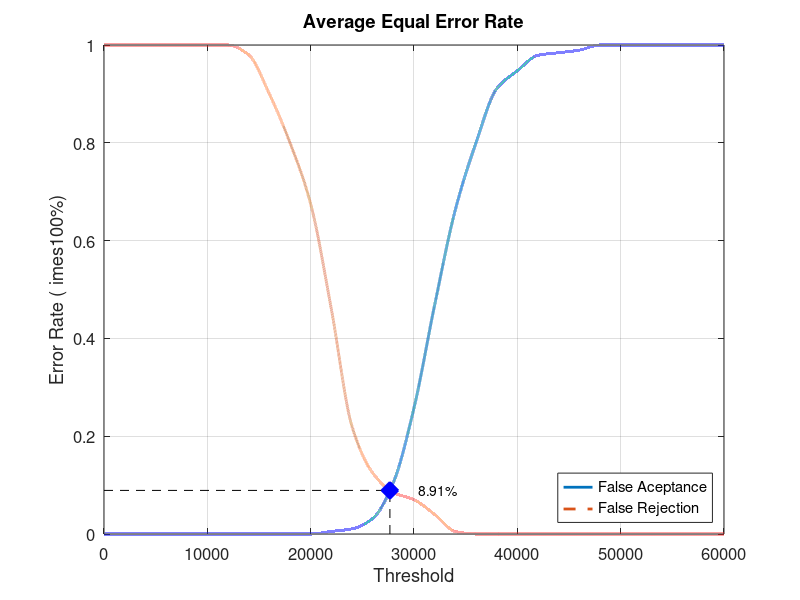
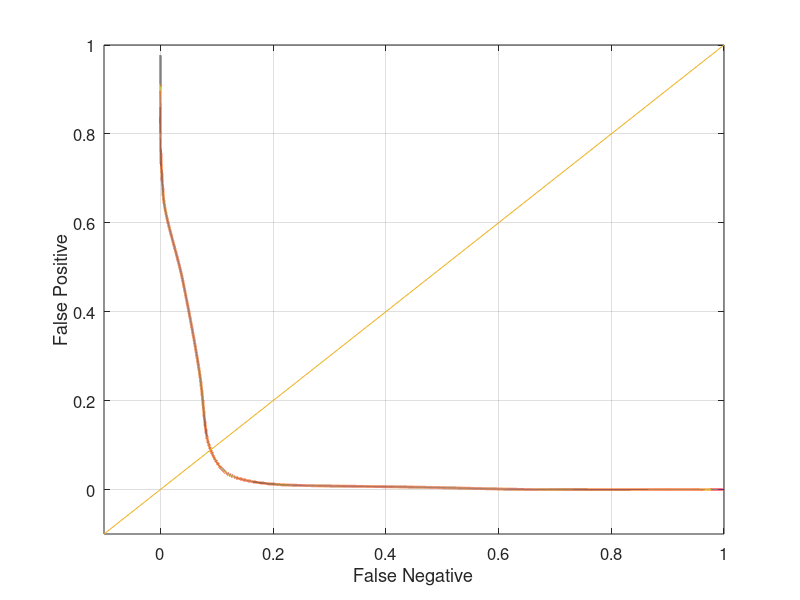

MATLAB code to generate these figures, in order:
close all;
clear;
clc;
x = 0:2000:60000;
xq = 0:0.5:60000;

y0 = [0 0 0 0 0 0 0 0 0 0 0 0.00526316 0.0105263 0.0315789 0.105263 0.257895 0.468421 0.663158 0.8 0.910526 0.947368 0.978947 0.984211 0.989474 1 1 1 1 1 1 1]
yy0 = interp1(x, y0, xq, 'pchip');
y1 = [1 1 1 1 1 1 1 0.98 0.9 0.8 0.675 0.46 0.22 0.125 0.085 0.07 0.04 0.005 0 0 0 0 0 0 0 0 0 0 0 0 0]
yy1 = interp1(x, y1, xq, 'pchip');

% Calculating EER: 
y2 = abs(y0 - y1);
find(y2 == min(y2))
yy2 = abs(yy0 - yy1);
xEER = find(yy2 == min(yy2));
xEERIndex = xq(xEER) % X-axis EER
yEER = yy0(xEER) % Y-axis EER

main = figure
plot(xq, yy0,'-','LineWidth', 2);	hold on
plot(xq, yy1,'--','LineWidth', 2);	hold on
plot([xEERIndex xEERIndex], [0 yEER], 'k--');	hold on
plot([0 xEERIndex], [yEER yEER], 'k--');	hold on
plot(xEERIndex, yEER, 'bx', 'LineWidth', 10);	hold on
text(xEERIndex + 10 * xEERIndex / 100, yEER, [num2str(round((10000 * yEER)) / 100) '%'])
legend('False Aceptance', 'False Rejection', 'Location', 'SouthEast')
xlabel('Threshold')
ylabel('Error Rate (	imes100%)')
title('Average Equal Error Rate')
set(gca, 'FontSize', 12)
axis([0 60000 0 1])
grid on

print(main, 'Database4_2Main', '-dpng');
FNRxFPR = figure('Color', [1 1 1]);
plot(yy1, yy0, '-', yy1, yy0, 'LineWidth', 2);
hold on
y = -0.1:0.1:1
plot(y, y); 
set(gca, 'FontSize', 12)
xlabel('False Negative')
ylabel('False Positive')
axis([-0.1 1 -0.1 1])
set(gca, 'FontSize', 12)
grid on

print(FNRxFPR, 'Database4_2FNRxFPR','-dpng');
